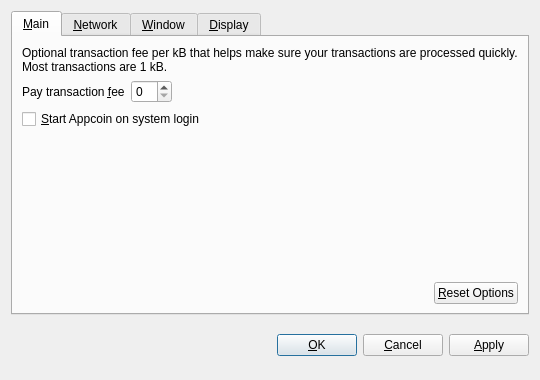
<?xml version="1.0" encoding="UTF-8"?>
<ui version="4.0">
 <class>OptionsDialog</class>
 <widget class="QDialog" name="OptionsDialog">
  <property name="geometry">
   <rect>
    <x>0</x>
    <y>0</y>
    <width>540</width>
    <height>380</height>
   </rect>
  </property>
  <property name="windowTitle">
   <string>Options</string>
  </property>
  <property name="modal">
   <bool>true</bool>
  </property>
  <layout class="QVBoxLayout" name="verticalLayout">
   <item>
    <widget class="QTabWidget" name="tabWidget">
     <property name="tabPosition">
      <enum>QTabWidget::North</enum>
     </property>
     <property name="currentIndex">
      <number>0</number>
     </property>
     <widget class="QWidget" name="tabMain">
      <attribute name="title">
       <string>&amp;Main</string>
      </attribute>
      <layout class="QVBoxLayout" name="verticalLayout_Main">
       <item>
        <widget class="QLabel" name="transactionFeeInfoLabel">
         <property name="text">
          <string>Optional transaction fee per kB that helps make sure your transactions are processed quickly. Most transactions are 1 kB.</string>
         </property>
         <property name="textFormat">
          <enum>Qt::PlainText</enum>
         </property>
         <property name="wordWrap">
          <bool>true</bool>
         </property>
        </widget>
       </item>
       <item>
        <layout class="QHBoxLayout" name="horizontalLayout_1_Main">
         <item>
          <widget class="QLabel" name="transactionFeeLabel">
           <property name="text">
            <string>Pay transaction &amp;fee</string>
           </property>
           <property name="textFormat">
            <enum>Qt::PlainText</enum>
           </property>
           <property name="buddy">
            <cstring>transactionFee</cstring>
           </property>
          </widget>
         </item>
         <item>
          <widget class="BitcoinAmountField" name="transactionFee"/>
         </item>
         <item>
          <spacer name="horizontalSpacer_1_Main">
           <property name="orientation">
            <enum>Qt::Horizontal</enum>
           </property>
           <property name="sizeHint" stdset="0">
            <size>
             <width>40</width>
             <height>20</height>
            </size>
           </property>
          </spacer>
         </item>
        </layout>
       </item>
       <item>
        <widget class="QCheckBox" name="bitcoinAtStartup">
         <property name="toolTip">
          <string>Automatically start Appcoin after logging in to the system.</string>
         </property>
         <property name="text">
          <string>&amp;Start Appcoin on system login</string>
         </property>
        </widget>
       </item>
       <item>
        <spacer name="verticalSpacer_Main">
         <property name="orientation">
          <enum>Qt::Vertical</enum>
         </property>
         <property name="sizeHint" stdset="0">
          <size>
           <width>20</width>
           <height>40</height>
          </size>
         </property>
        </spacer>
       </item>
       <item>
        <layout class="QHBoxLayout" name="horizontalLayout_2_Main">
         <item>
          <spacer name="horizontalSpacer_2_Main">
           <property name="orientation">
            <enum>Qt::Horizontal</enum>
           </property>
           <property name="sizeHint" stdset="0">
            <size>
             <width>40</width>
             <height>20</height>
            </size>
           </property>
          </spacer>
         </item>
         <item>
          <widget class="QPushButton" name="resetButton">
           <property name="toolTip">
            <string>Reset all client options to default.</string>
           </property>
           <property name="text">
            <string>&amp;Reset Options</string>
           </property>
           <property name="autoDefault">
            <bool>false</bool>
           </property>
          </widget>
         </item>
        </layout>
       </item>
      </layout>
     </widget>
     <widget class="QWidget" name="tabNetwork">
      <attribute name="title">
       <string>&amp;Network</string>
      </attribute>
      <layout class="QVBoxLayout" name="verticalLayout_Network">
       <item>
        <widget class="QCheckBox" name="mapPortUpnp">
         <property name="toolTip">
          <string>Automatically open the Appcoin client port on the router. This only works when your router supports UPnP and it is enabled.</string>
         </property>
         <property name="text">
          <string>Map port using &amp;UPnP</string>
         </property>
        </widget>
       </item>
       <item>
        <widget class="QCheckBox" name="connectSocks">
         <property name="toolTip">
          <string>Connect to the Appcoin network through a SOCKS proxy (e.g. when connecting through Tor).</string>
         </property>
         <property name="text">
          <string>&amp;Connect through SOCKS proxy:</string>
         </property>
        </widget>
       </item>
       <item>
        <layout class="QHBoxLayout" name="horizontalLayout_Network">
         <item>
          <widget class="QLabel" name="proxyIpLabel">
           <property name="text">
            <string>Proxy &amp;IP:</string>
           </property>
           <property name="textFormat">
            <enum>Qt::PlainText</enum>
           </property>
           <property name="buddy">
            <cstring>proxyIp</cstring>
           </property>
          </widget>
         </item>
         <item>
          <widget class="QValidatedLineEdit" name="proxyIp">
           <property name="maximumSize">
            <size>
             <width>140</width>
             <height>16777215</height>
            </size>
           </property>
           <property name="toolTip">
            <string>IP address of the proxy (e.g. 127.0.0.1)</string>
           </property>
          </widget>
         </item>
         <item>
          <widget class="QLabel" name="proxyPortLabel">
           <property name="text">
            <string>&amp;Port:</string>
           </property>
           <property name="textFormat">
            <enum>Qt::PlainText</enum>
           </property>
           <property name="buddy">
            <cstring>proxyPort</cstring>
           </property>
          </widget>
         </item>
         <item>
          <widget class="QLineEdit" name="proxyPort">
           <property name="maximumSize">
            <size>
             <width>55</width>
             <height>16777215</height>
            </size>
           </property>
           <property name="toolTip">
            <string>Port of the proxy (e.g. 9050)</string>
           </property>
          </widget>
         </item>
         <item>
          <widget class="QLabel" name="socksVersionLabel">
           <property name="text">
            <string>SOCKS &amp;Version:</string>
           </property>
           <property name="textFormat">
            <enum>Qt::PlainText</enum>
           </property>
           <property name="buddy">
            <cstring>socksVersion</cstring>
           </property>
          </widget>
         </item>
         <item>
          <widget class="QValueComboBox" name="socksVersion">
           <property name="toolTip">
            <string>SOCKS version of the proxy (e.g. 5)</string>
           </property>
          </widget>
         </item>
         <item>
          <spacer name="horizontalSpacer_Network">
           <property name="orientation">
            <enum>Qt::Horizontal</enum>
           </property>
           <property name="sizeHint" stdset="0">
            <size>
             <width>40</width>
             <height>20</height>
            </size>
           </property>
          </spacer>
         </item>
        </layout>
       </item>
       <item>
        <spacer name="verticalSpacer_Network">
         <property name="orientation">
          <enum>Qt::Vertical</enum>
         </property>
         <property name="sizeHint" stdset="0">
          <size>
           <width>20</width>
           <height>40</height>
          </size>
         </property>
        </spacer>
       </item>
      </layout>
     </widget>
     <widget class="QWidget" name="tabWindow">
      <attribute name="title">
       <string>&amp;Window</string>
      </attribute>
      <layout class="QVBoxLayout" name="verticalLayout_Window">
       <item>
        <widget class="QCheckBox" name="minimizeToTray">
         <property name="toolTip">
          <string>Show only a tray icon after minimizing the window.</string>
         </property>
         <property name="text">
          <string>&amp;Minimize to the tray instead of the taskbar</string>
         </property>
        </widget>
       </item>
       <item>
        <widget class="QCheckBox" name="minimizeOnClose">
         <property name="toolTip">
          <string>Minimize instead of exit the application when the window is closed. When this option is enabled, the application will be closed only after selecting Quit in the menu.</string>
         </property>
         <property name="text">
          <string>M&amp;inimize on close</string>
         </property>
        </widget>
       </item>
       <item>
        <spacer name="verticalSpacer_Window">
         <property name="orientation">
          <enum>Qt::Vertical</enum>
         </property>
         <property name="sizeHint" stdset="0">
          <size>
           <width>20</width>
           <height>40</height>
          </size>
         </property>
        </spacer>
       </item>
      </layout>
     </widget>
     <widget class="QWidget" name="tabDisplay">
      <attribute name="title">
       <string>&amp;Display</string>
      </attribute>
      <layout class="QVBoxLayout" name="verticalLayout_Display">
       <item>
        <layout class="QHBoxLayout" name="horizontalLayout_1_Display">
         <item>
          <widget class="QLabel" name="langLabel">
           <property name="text">
            <string>User Interface &amp;language:</string>
           </property>
           <property name="textFormat">
            <enum>Qt::PlainText</enum>
           </property>
           <property name="buddy">
            <cstring>lang</cstring>
           </property>
          </widget>
         </item>
         <item>
          <widget class="QValueComboBox" name="lang">
           <property name="toolTip">
            <string>The user interface language can be set here. This setting will take effect after restarting Appcoin.</string>
           </property>
          </widget>
         </item>
        </layout>
       </item>
       <item>
        <layout class="QHBoxLayout" name="horizontalLayout_2_Display">
         <item>
          <widget class="QLabel" name="unitLabel">
           <property name="text">
            <string>&amp;Unit to show amounts in:</string>
           </property>
           <property name="textFormat">
            <enum>Qt::PlainText</enum>
           </property>
           <property name="buddy">
            <cstring>unit</cstring>
           </property>
          </widget>
         </item>
         <item>
          <widget class="QValueComboBox" name="unit">
           <property name="toolTip">
            <string>Choose the default subdivision unit to show in the interface and when sending coins.</string>
           </property>
          </widget>
         </item>
        </layout>
       </item>
       <item>
        <widget class="QCheckBox" name="displayAddresses">
         <property name="toolTip">
          <string>Whether to show Appcoin addresses in the transaction list or not.</string>
         </property>
         <property name="text">
          <string>&amp;Display addresses in transaction list</string>
         </property>
        </widget>
       </item>
       <item>
        <widget class="QCheckBox" name="coinControlFeatures">
         <property name="toolTip">
          <string>Whether to show coin control features or not.</string>
         </property>
         <property name="text">
          <string>Display coin &amp;control features (experts only!)</string>
         </property>
        </widget>
       </item>
       <item>
        <spacer name="verticalSpacer_Display">
         <property name="orientation">
          <enum>Qt::Vertical</enum>
         </property>
         <property name="sizeHint" stdset="0">
          <size>
           <width>20</width>
           <height>40</height>
          </size>
         </property>
        </spacer>
       </item>
      </layout>
     </widget>
    </widget>
   </item>
   <item>
    <layout class="QHBoxLayout" name="horizontalLayout_Buttons">
     <item>
      <spacer name="horizontalSpacer_1">
       <property name="orientation">
        <enum>Qt::Horizontal</enum>
       </property>
       <property name="sizeHint" stdset="0">
        <size>
         <width>40</width>
         <height>48</height>
        </size>
       </property>
      </spacer>
     </item>
     <item>
      <widget class="QLabel" name="statusLabel">
       <property name="font">
        <font>
         <weight>75</weight>
         <bold>true</bold>
        </font>
       </property>
       <property name="text">
        <string/>
       </property>
       <property name="textFormat">
        <enum>Qt::PlainText</enum>
       </property>
       <property name="wordWrap">
        <bool>true</bool>
       </property>
      </widget>
     </item>
     <item>
      <spacer name="horizontalSpacer_2">
       <property name="orientation">
        <enum>Qt::Horizontal</enum>
       </property>
       <property name="sizeHint" stdset="0">
        <size>
         <width>40</width>
         <height>48</height>
        </size>
       </property>
      </spacer>
     </item>
     <item>
      <widget class="QPushButton" name="okButton">
       <property name="text">
        <string>&amp;OK</string>
       </property>
      </widget>
     </item>
     <item>
      <widget class="QPushButton" name="cancelButton">
       <property name="text">
        <string>&amp;Cancel</string>
       </property>
       <property name="autoDefault">
        <bool>false</bool>
       </property>
      </widget>
     </item>
     <item>
      <widget class="QPushButton" name="applyButton">
       <property name="text">
        <string>&amp;Apply</string>
       </property>
       <property name="autoDefault">
        <bool>false</bool>
       </property>
      </widget>
     </item>
    </layout>
   </item>
  </layout>
 </widget>
 <customwidgets>
  <customwidget>
   <class>BitcoinAmountField</class>
   <extends>QSpinBox</extends>
   <header>bitcoinamountfield.h</header>
  </customwidget>
  <customwidget>
   <class>QValueComboBox</class>
   <extends>QComboBox</extends>
   <header>qvaluecombobox.h</header>
  </customwidget>
  <customwidget>
   <class>QValidatedLineEdit</class>
   <extends>QLineEdit</extends>
   <header>qvalidatedlineedit.h</header>
  </customwidget>
 </customwidgets>
 <resources/>
 <connections/>
</ui>
